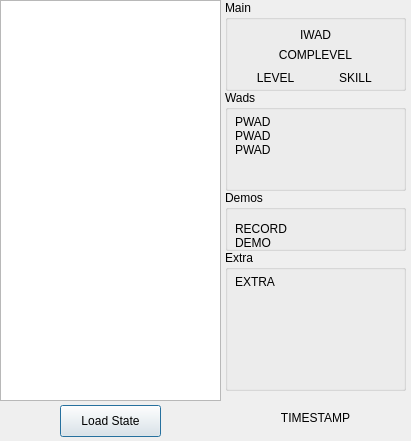
<?xml version="1.0" encoding="UTF-8"?>
<ui version="4.0">
 <class>historyList</class>
 <widget class="QWidget" name="historyList">
  <property name="geometry">
   <rect>
    <x>0</x>
    <y>0</y>
    <width>411</width>
    <height>441</height>
   </rect>
  </property>
  <property name="minimumSize">
   <size>
    <width>411</width>
    <height>441</height>
   </size>
  </property>
  <property name="maximumSize">
   <size>
    <width>411</width>
    <height>441</height>
   </size>
  </property>
  <property name="windowTitle">
   <string>History</string>
  </property>
  <widget class="QListWidget" name="history_listWidget">
   <property name="geometry">
    <rect>
     <x>0</x>
     <y>0</y>
     <width>221</width>
     <height>401</height>
    </rect>
   </property>
   <property name="midLineWidth">
    <number>0</number>
   </property>
   <property name="alternatingRowColors">
    <bool>true</bool>
   </property>
   <property name="wordWrap">
    <bool>true</bool>
   </property>
   <property name="currentRow">
    <number>-1</number>
   </property>
  </widget>
  <widget class="QPushButton" name="load_pushButton">
   <property name="geometry">
    <rect>
     <x>60</x>
     <y>405</y>
     <width>101</width>
     <height>32</height>
    </rect>
   </property>
   <property name="text">
    <string>Load State</string>
   </property>
   <property name="default">
    <bool>true</bool>
   </property>
  </widget>
  <widget class="QLabel" name="timestamp_label">
   <property name="geometry">
    <rect>
     <x>240</x>
     <y>410</y>
     <width>151</width>
     <height>16</height>
    </rect>
   </property>
   <property name="text">
    <string>TIMESTAMP</string>
   </property>
   <property name="alignment">
    <set>Qt::AlignCenter</set>
   </property>
  </widget>
  <widget class="QGroupBox" name="groupBox">
   <property name="geometry">
    <rect>
     <x>225</x>
     <y>0</y>
     <width>181</width>
     <height>91</height>
    </rect>
   </property>
   <property name="title">
    <string>Main</string>
   </property>
   <widget class="QLabel" name="iwad_label">
    <property name="geometry">
     <rect>
      <x>0</x>
      <y>25</y>
      <width>181</width>
      <height>20</height>
     </rect>
    </property>
    <property name="text">
     <string>IWAD</string>
    </property>
    <property name="alignment">
     <set>Qt::AlignCenter</set>
    </property>
   </widget>
   <widget class="QLabel" name="complevel_label">
    <property name="geometry">
     <rect>
      <x>0</x>
      <y>45</y>
      <width>181</width>
      <height>20</height>
     </rect>
    </property>
    <property name="text">
     <string>COMPLEVEL</string>
    </property>
    <property name="alignment">
     <set>Qt::AlignCenter</set>
    </property>
   </widget>
   <widget class="QLabel" name="level_label">
    <property name="geometry">
     <rect>
      <x>20</x>
      <y>70</y>
      <width>61</width>
      <height>16</height>
     </rect>
    </property>
    <property name="text">
     <string>LEVEL</string>
    </property>
    <property name="alignment">
     <set>Qt::AlignCenter</set>
    </property>
   </widget>
   <widget class="QLabel" name="skill_label">
    <property name="geometry">
     <rect>
      <x>100</x>
      <y>70</y>
      <width>61</width>
      <height>16</height>
     </rect>
    </property>
    <property name="text">
     <string>SKILL</string>
    </property>
    <property name="alignment">
     <set>Qt::AlignCenter</set>
    </property>
   </widget>
  </widget>
  <widget class="QGroupBox" name="groupBox_2">
   <property name="geometry">
    <rect>
     <x>225</x>
     <y>90</y>
     <width>181</width>
     <height>101</height>
    </rect>
   </property>
   <property name="title">
    <string>Wads</string>
   </property>
   <widget class="QLabel" name="pwads_label">
    <property name="geometry">
     <rect>
      <x>10</x>
      <y>25</y>
      <width>161</width>
      <height>71</height>
     </rect>
    </property>
    <property name="text">
     <string>PWAD
PWAD
PWAD</string>
    </property>
    <property name="alignment">
     <set>Qt::AlignLeading|Qt::AlignLeft|Qt::AlignTop</set>
    </property>
   </widget>
  </widget>
  <widget class="QGroupBox" name="groupBox_3">
   <property name="geometry">
    <rect>
     <x>225</x>
     <y>190</y>
     <width>181</width>
     <height>61</height>
    </rect>
   </property>
   <property name="title">
    <string>Demos</string>
   </property>
   <widget class="QLabel" name="demo_label">
    <property name="geometry">
     <rect>
      <x>10</x>
      <y>25</y>
      <width>161</width>
      <height>41</height>
     </rect>
    </property>
    <property name="text">
     <string>RECORD
DEMO</string>
    </property>
    <property name="alignment">
     <set>Qt::AlignLeading|Qt::AlignLeft|Qt::AlignVCenter</set>
    </property>
   </widget>
  </widget>
  <widget class="QGroupBox" name="groupBox_4">
   <property name="geometry">
    <rect>
     <x>225</x>
     <y>250</y>
     <width>181</width>
     <height>141</height>
    </rect>
   </property>
   <property name="title">
    <string>Extra</string>
   </property>
   <widget class="QLabel" name="extra_label">
    <property name="geometry">
     <rect>
      <x>10</x>
      <y>25</y>
      <width>161</width>
      <height>111</height>
     </rect>
    </property>
    <property name="text">
     <string>EXTRA</string>
    </property>
    <property name="alignment">
     <set>Qt::AlignLeading|Qt::AlignLeft|Qt::AlignTop</set>
    </property>
    <property name="wordWrap">
     <bool>true</bool>
    </property>
   </widget>
  </widget>
  <widget class="QPushButton" name="reload_pushButton">
   <property name="geometry">
    <rect>
     <x>10</x>
     <y>407</y>
     <width>26</width>
     <height>26</height>
    </rect>
   </property>
   <property name="styleSheet">
    <string notr="true">QPushButton{
image: url(:/pngs/src/pngs/reload.png);
border-radius:10px;
}
QPushButton::pressed{
	background-color: rgb(127, 129, 129);
}</string>
   </property>
   <property name="text">
    <string/>
   </property>
  </widget>
 </widget>
 <resources/>
 <connections/>
</ui>
